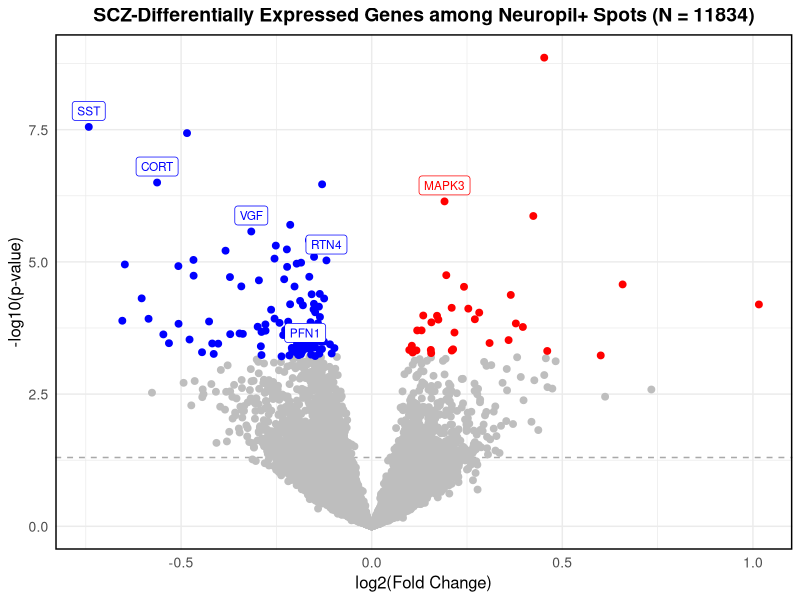
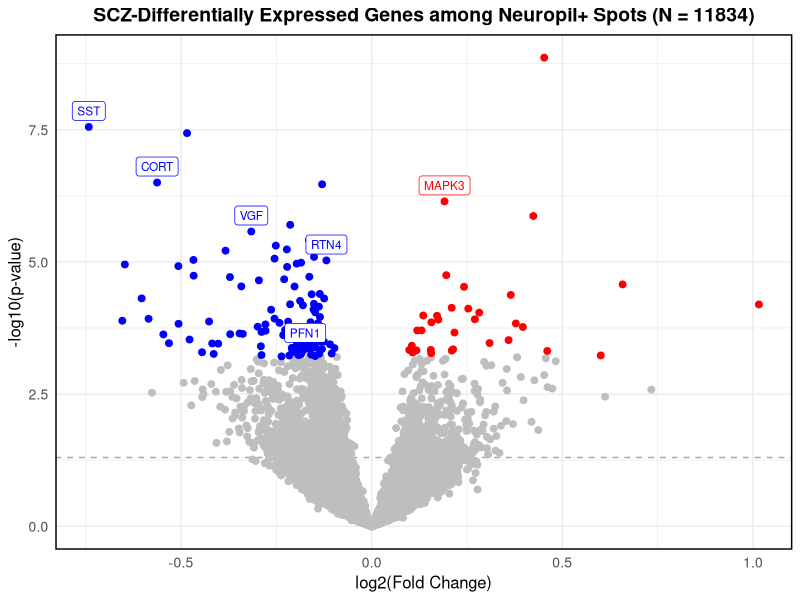

Generate these figures, in order, with R: (Note: this script raises an error after producing the figures.)
# Load library  ----
suppressForeignCheck({
  library(here)
  library(tidyverse)
  library(ggrepel)
  library(sessioninfo)
})

# Load Data ----
## Load DEG results ----
dx_res <- read_csv(
  here(
    "code/analysis/dx_deg_spg_neuropil",
    "neuropil-dx_DEG-GM.csv"
  )
) |>
  mutate(
    sig_05 = fdr_scz <= 0.05,
    sig_10 = fdr_scz <= 0.10,
    gene_cat = case_when(
      sig_05 == FALSE ~ "grey",
      sig_05 == TRUE & logFC_scz >= 0 ~ "red",
      sig_05 == TRUE & logFC_scz < 0 ~ "blue"
    )
  ) |>
  arrange(
    desc(p_value_scz)
  )

## Label data ----
sig_gene_df <- dx_res |>
  filter(gene %in%
    c(
      "MAPK3", "PFN1", "RTN4", "VGF",
      "CORT", "SST"
    ))

# Structure Volcano plots ----
ggplot(
  data = dx_res,
  aes(x = logFC_scz, y = -log10(p_value_scz))
) +
  # Add line for nominal threshold 0.05
  geom_hline(
    yintercept = -log10(0.05),
    linetype = "dashed",
    color = "darkgrey"
  ) +
  # Plot all genes
  geom_point(
    aes(color = gene_cat),
    size = 2
  ) +
  # Add interested gene labels
  geom_label_repel(
    data = sig_gene_df, # Add labels last to appear as the top layer
    aes(x = logFC_scz, y = -log10(p_value_scz), label = gene, color = gene_cat),
    force = 2,
    nudge_y = 0.1,
    size = 3
  ) +
  # Format the legends
  scale_color_identity(
    name = "Significance",
    labels = c(
      "FDR > 0.10",
      "Up-regulated",
      "Down-regulated"
    )
  ) +
  labs(
    title = sprintf(
      "SCZ-Differentially Expressed Genes among Neuropil+ Spots (N = %d)",
      nrow(dx_res)
    ),
    y = "-log10(p-value)",
    x = "log2(Fold Change)",
    color = "Significance"
  ) +
  # Format the plot
  theme_minimal() +
  theme(
    plot.title = element_text(hjust = 0.5, size = 14, face = "bold"),
    axis.title = element_text(size = 12),
    axis.text = element_text(size = 10),
    legend.position = "top",
    panel.border = element_rect(
      color = "black", fill = NA, size = 1
    )
  )

## Save Plot ----
ggsave(
  here(
    "code/analysis/dx_deg_spg_neuropil",
    "volcano_plot_neuropil-dx_DEG-GM.pdf"
  )
)


# Session Info ----
session_info()
